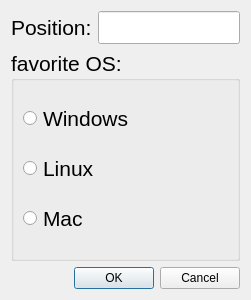
<?xml version="1.0" encoding="UTF-8"?>
<ui version="4.0">
 <class>Infodialog</class>
 <widget class="QDialog" name="Infodialog">
  <property name="geometry">
   <rect>
    <x>0</x>
    <y>0</y>
    <width>251</width>
    <height>300</height>
   </rect>
  </property>
  <property name="windowTitle">
   <string>Dialog</string>
  </property>
  <layout class="QVBoxLayout" name="verticalLayout_2">
   <item>
    <layout class="QHBoxLayout" name="horizontalLayout">
     <item>
      <widget class="QLabel" name="label">
       <property name="font">
        <font>
         <pointsize>16</pointsize>
        </font>
       </property>
       <property name="text">
        <string>Position:</string>
       </property>
      </widget>
     </item>
     <item>
      <widget class="QLineEdit" name="positionLineEdit">
       <property name="font">
        <font>
         <pointsize>16</pointsize>
        </font>
       </property>
      </widget>
     </item>
    </layout>
   </item>
   <item>
    <widget class="QGroupBox" name="groupBox">
     <property name="font">
      <font>
       <pointsize>16</pointsize>
      </font>
     </property>
     <property name="title">
      <string>favorite OS:</string>
     </property>
     <layout class="QVBoxLayout" name="verticalLayout">
      <item>
       <widget class="QRadioButton" name="windowsRadioButton">
        <property name="font">
         <font>
          <pointsize>16</pointsize>
         </font>
        </property>
        <property name="text">
         <string>Windows</string>
        </property>
       </widget>
      </item>
      <item>
       <widget class="QRadioButton" name="LinuxRadioButton">
        <property name="font">
         <font>
          <pointsize>16</pointsize>
         </font>
        </property>
        <property name="text">
         <string>Linux</string>
        </property>
       </widget>
      </item>
      <item>
       <widget class="QRadioButton" name="MacRadioButton">
        <property name="font">
         <font>
          <pointsize>16</pointsize>
         </font>
        </property>
        <property name="text">
         <string>Mac</string>
        </property>
       </widget>
      </item>
     </layout>
    </widget>
   </item>
   <item>
    <layout class="QHBoxLayout" name="horizontalLayout_2">
     <item>
      <spacer name="horizontalSpacer">
       <property name="orientation">
        <enum>Qt::Orientation::Horizontal</enum>
       </property>
       <property name="sizeHint" stdset="0">
        <size>
         <width>118</width>
         <height>20</height>
        </size>
       </property>
      </spacer>
     </item>
     <item>
      <widget class="QPushButton" name="OkPushButton">
       <property name="text">
        <string>OK</string>
       </property>
      </widget>
     </item>
     <item>
      <widget class="QPushButton" name="cancelPushButton">
       <property name="text">
        <string>Cancel</string>
       </property>
      </widget>
     </item>
    </layout>
   </item>
  </layout>
 </widget>
 <resources/>
 <connections/>
</ui>
